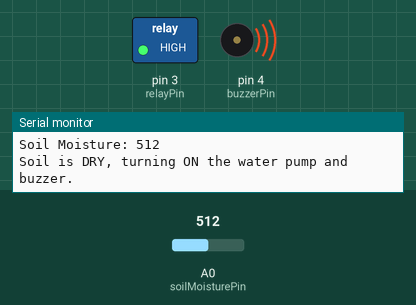
Simulated run of this sketch. Board: Arduino Uno, built with avr-gcc and run on an emulated ATmega328P. Shown: switched loads named in the sketch (green lamp = pin HIGH), buzzer (waves = sounding, pin HIGH), the last lines printed to the serial monitor. The inputs (shaded band) are chosen by the test bench; at power-on: A0 (soilMoisturePin) = 512.

Above: at 1.8 s.
1.9 s: A0 (soilMoisturePin) set to 419
3.4 s: A0 (soilMoisturePin) set to 387
At 5.1 s:
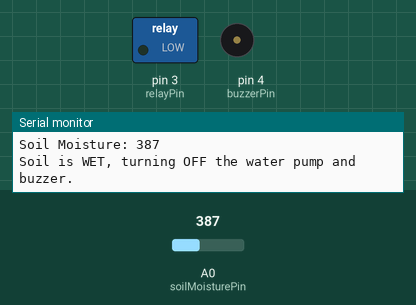
5.5 s: A0 (soilMoisturePin) set to 410
At 7.2 s:
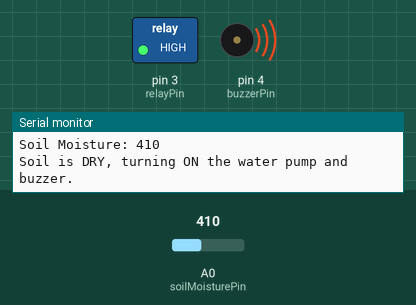
7.5 s: A0 (soilMoisturePin) set to 390
At 9.3 s:
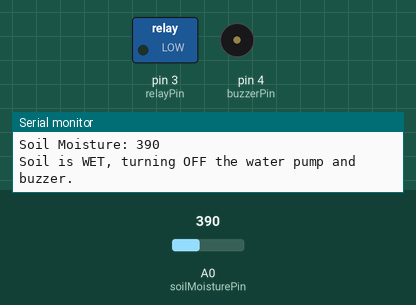
Timing chart, 0 to 10.5 s (numbered marks = the images above; inputs shaded):
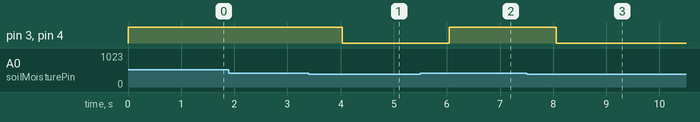

The sketch:

irrigation-system.ino
```cpp
// Define the pins
int soilMoisturePin = A0;    // Soil moisture sensor connected to analog pin A0
int relayPin = 3;            // Relay control connected to digital pin 3
int buzzerPin = 4;           // Buzzer connected to digital pin 4
int soilMoistureValue = 0;   // Variable to store the soil moisture sensor value

// Define a threshold for dryness (you can adjust this value)
int drySoilThreshold = 400;   // Moisture value below which the soil is considered dry

void setup() {
  pinMode(soilMoisturePin, INPUT);  // Set soil moisture sensor as input
  pinMode(relayPin, OUTPUT);        // Set relay pin as output
  pinMode(buzzerPin, OUTPUT);       // Set buzzer pin as output

  Serial.begin(9600);               // Start serial communication (for debugging)

  // Initial states
  digitalWrite(relayPin, LOW);      // Ensure pump is off at startup
  digitalWrite(buzzerPin, LOW);     // Ensure buzzer is off at startup
}

void loop() {
  soilMoistureValue = analogRead(soilMoisturePin);  // Read moisture sensor value

  // Print the moisture value for debugging
  Serial.print("Soil Moisture: ");
  Serial.println(soilMoistureValue);

  // Check if the soil is dry
  if (soilMoistureValue > drySoilThreshold ) {
    // If moisture value is below the threshold, the soil is dry.
    digitalWrite(relayPin, HIGH);  // Turn on water pump (relay activated)
    digitalWrite(buzzerPin, HIGH); // Activate buzzer
    Serial.println("Soil is DRY, turning ON the water pump and buzzer.");
  }
  else {
    // If moisture value is above the threshold, the soil is wet.
    digitalWrite(relayPin, LOW);   // Turn off water pump (relay deactivated)
    digitalWrite(buzzerPin, LOW); // Deactivate buzzer
    Serial.println("Soil is WET, turning OFF the water pump and buzzer.");
  }

  delay(1000);  // Delay for 1 second before taking another reading
}
```

Measured:
- the behaviour switches between 401 and 400 on A0 (soilMoisturePin) (found by bisection; images 0 and 1)
- after the input at 3.4 s, pin 3 (relayPin), pin 4 (buzzerPin): HIGH → LOW after 0.63 s
- after the input at 5.5 s, pin 3 (relayPin), pin 4 (buzzerPin): LOW → HIGH after 0.55 s
- after the input at 7.5 s, pin 3 (relayPin), pin 4 (buzzerPin): HIGH → LOW after 0.56 s
